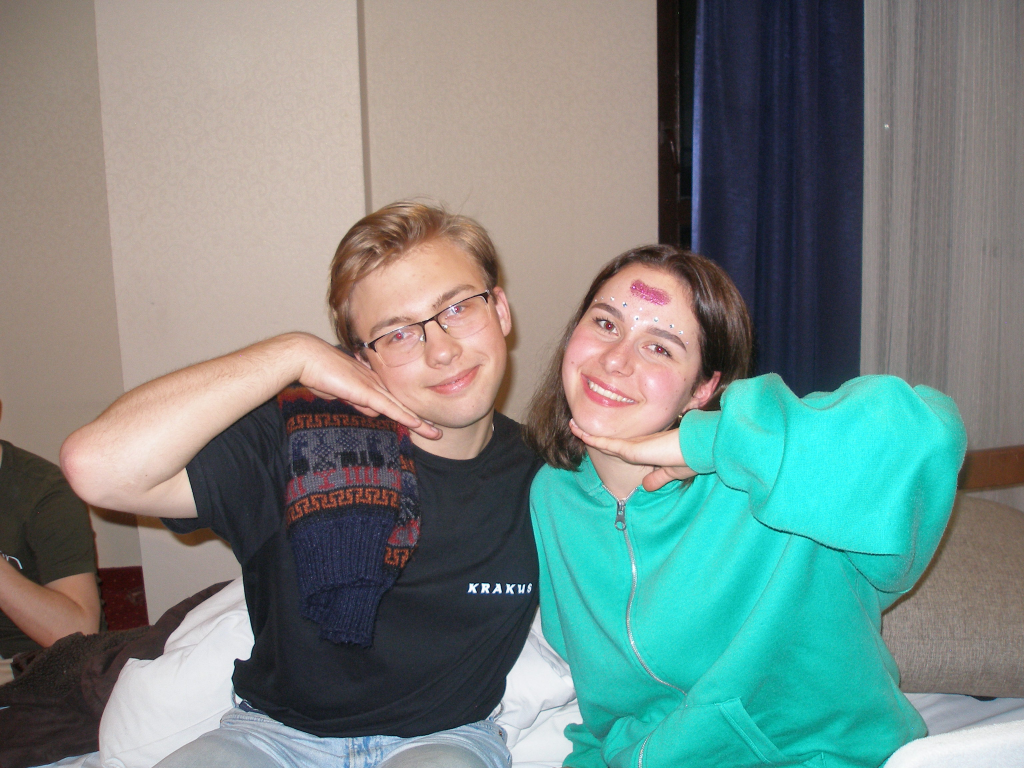
#> input picture photo/framing/P1010138.JPG, 3072 x 2304 px, found by its file name (shown at 1/3 size); its folder holds only this picture in this run
$ jupyter execute Untitled.ipynb
#> lines starting #> are read from the running program, lines starting #| are printed output that depends on the picture
[cell 1]
import os
import sys
import numpy as np
# import matplotlib.pyplot as plt
import cv2
import matplotlib.image

[cell 2]
directory = 'D:\\Prywatne\\jul\\python_projekty\\home_server\\photo\\framing'
files_list = os.listdir(directory)
for file in files_list:
    size = 3200
    img = cv2.imread(os.path.join(directory, file))
#> img is the input picture: shape (2304, 3072, 3); mean B, G, R 131.2, 135.8, 119.2
    img = cv2.cvtColor(img, cv2.COLOR_RGB2BGR)
    h,w, _ = img.shape
#> h = 2304; w = 3072
    back = np.ones((size, size, 3), dtype=np.uint8) * 255
    back[(size-img.shape[0])//2:(size+img.shape[0])//2, (size-img.shape[1])//2:(size+img.shape[1])//2] = img
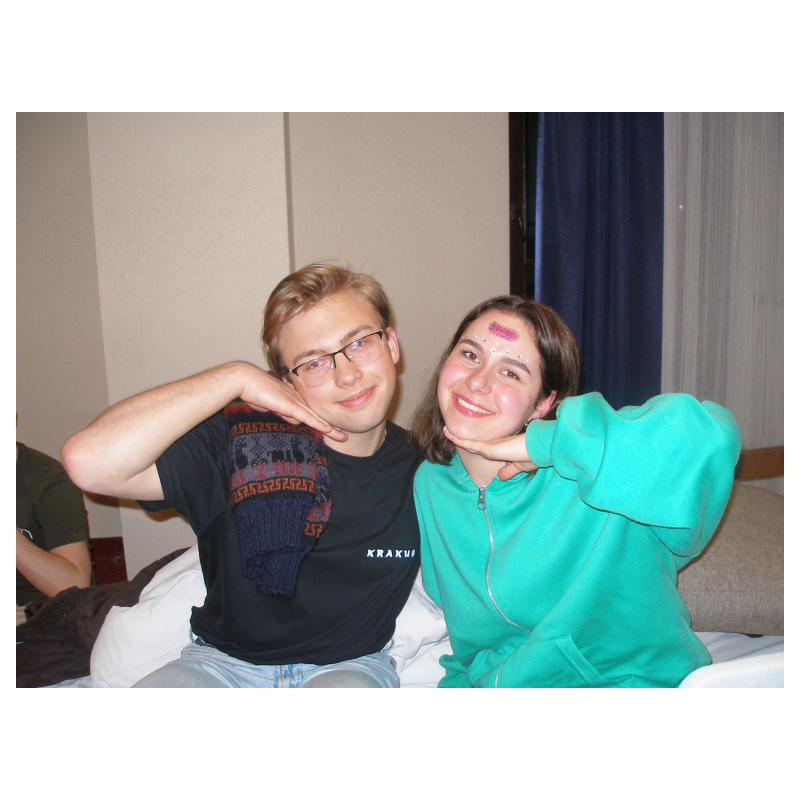
#> back: shape (3200, 3200, 3) (shown at 1/4 size); mean R, G, B 161.2, 172.6, 169.4
    # [5 lines of commented-out code are left out]
    matplotlib.image.imsave(f"{file.split('.')[0]}.png", back)


$ run again, on photo/framing/P1010190.JPG
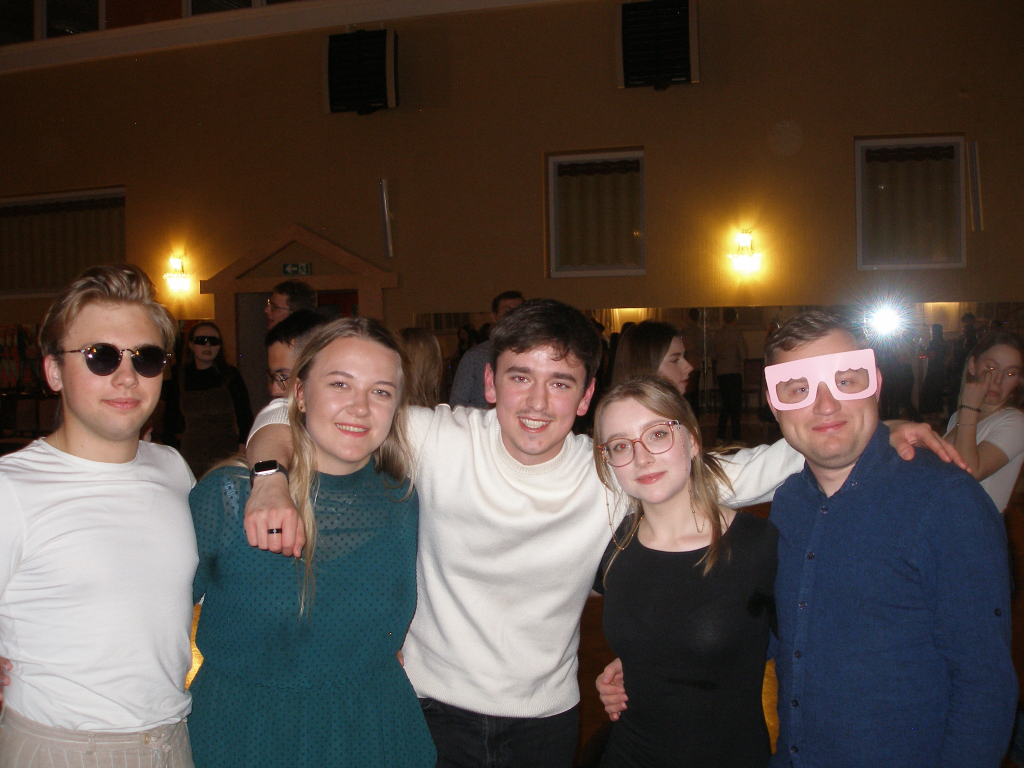
#> input picture photo/framing/P1010190.JPG, 3072 x 2304 px, found by its file name (shown at 1/3 size)
#> img is the input picture: shape (2304, 3072, 3); mean B, G, R 66.3, 73.1, 84.9
#> `back[(size-img.shape[0])//2:(size+img.shape[0])//2, (size-img.shape[1]..`:
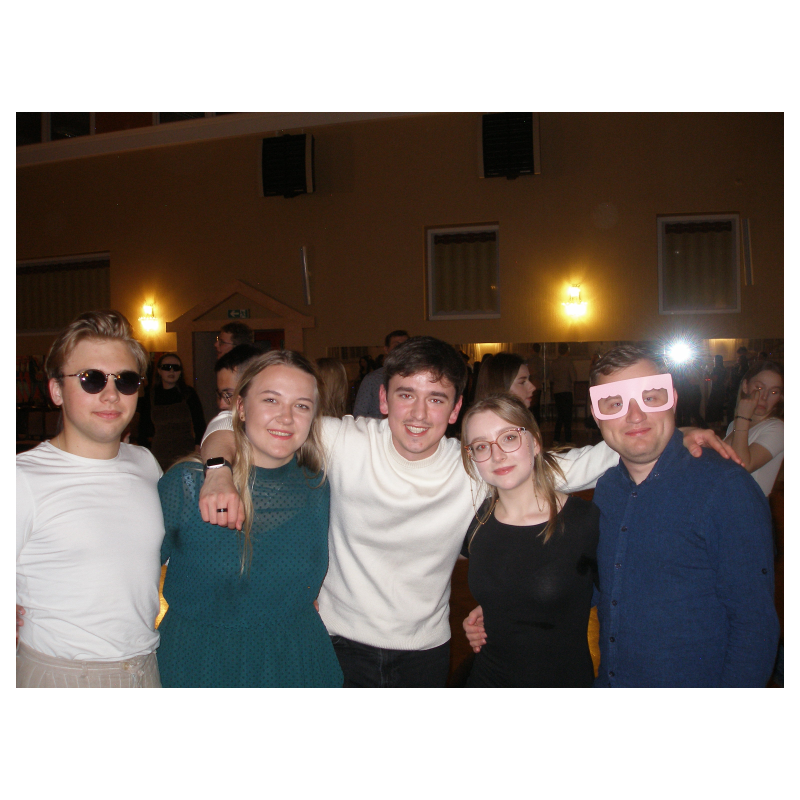
#> back: shape (3200, 3200, 3) (shown at 1/4 size); mean R, G, B 137.5, 129.3, 124.6
